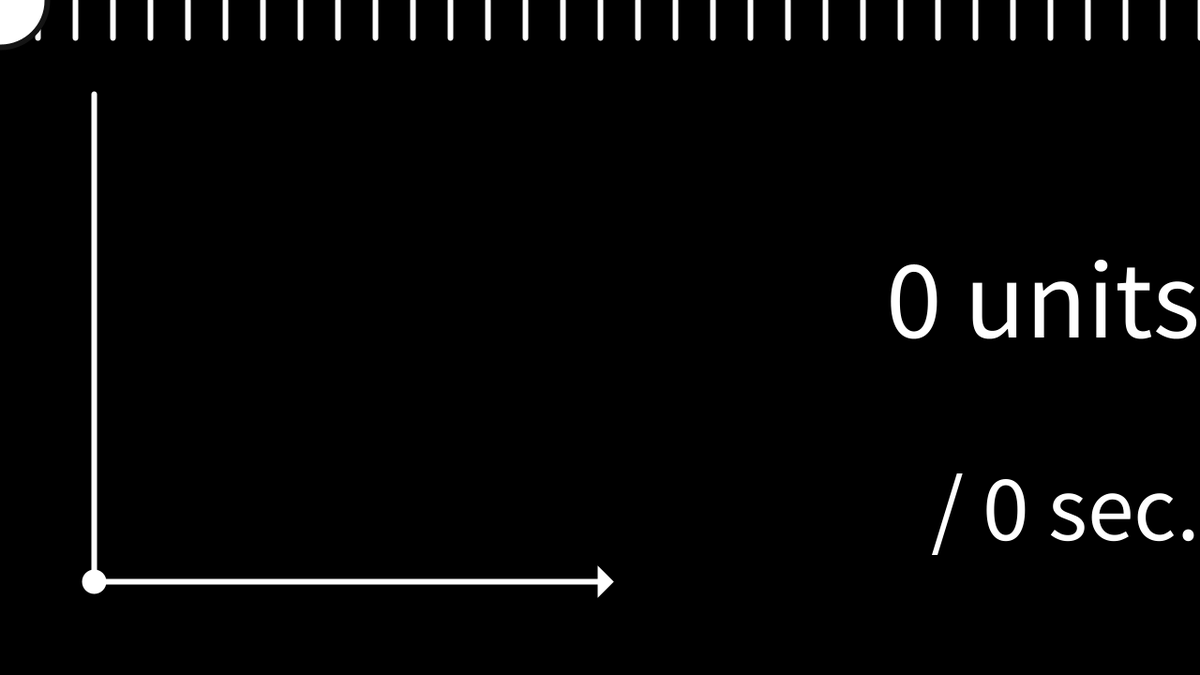
Frame 1 (no input)
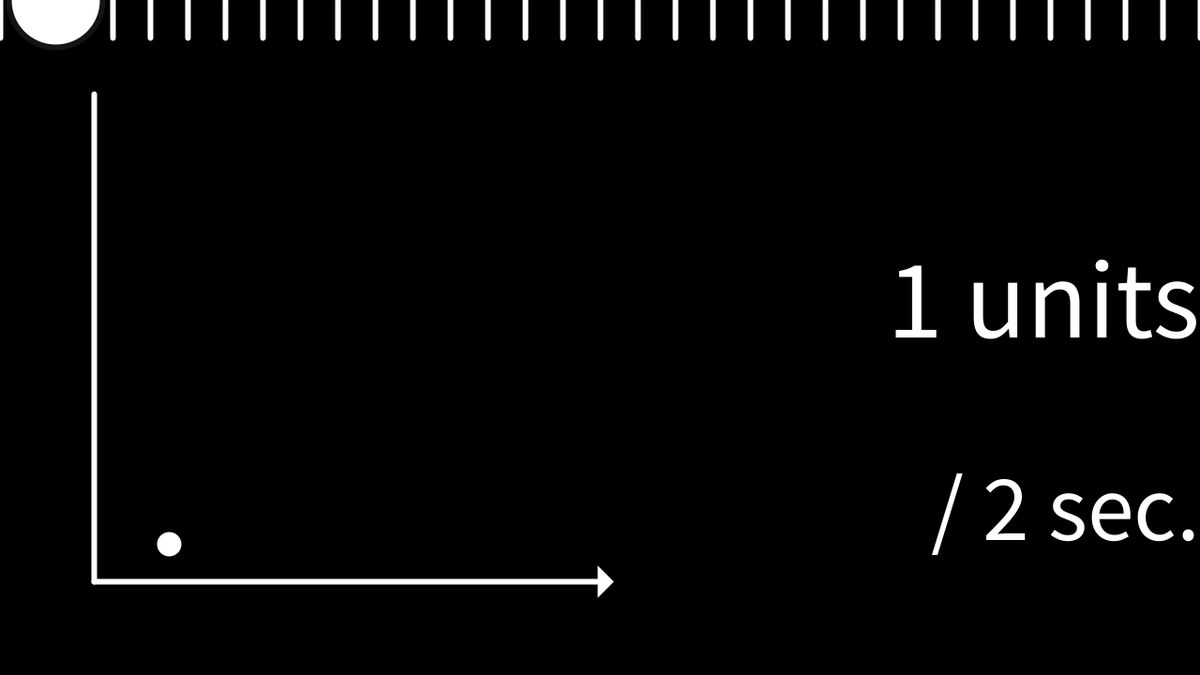
Frame 60 (the mouse pressed at the canvas centre just before this capture)
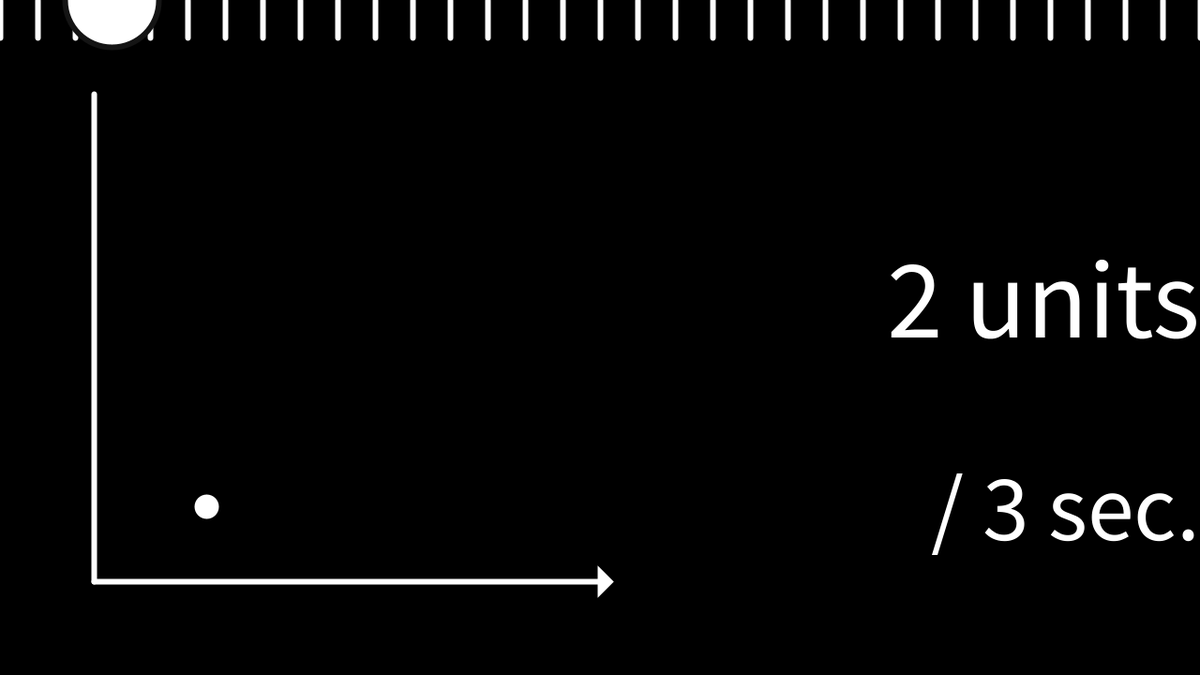
Frame 120 (the mouse held since frame 60 and released just before this capture)

The Processing sketch that drew these frames (run headless with seeded random() and noise(); from frame 60 on, the mouse is pressed at the canvas centre):

// Processing sketch: lesson02_constant_velocity_with_motion_maps_and_graphs
// ── lesson02_constant_velocity_with_motion_maps_and_graphs.pde
////////////////////////////////
// 
////////////////////////////////



int x, y; //x and y of the original moving ellipse
int graphX, graphY; //the x and y position of the graph representation of the ellipse
int ellipseSize;
int unit, time;
int unitsTravelled;
boolean auto, showTicks, showTime;

void setup() {
  size(1280, 720); 
  x = 0;
  y = ellipseSize / 2;
  ellipseSize = 100;
  unit = 40;
  auto = true;
  showTime = true;
  showTicks = true;
  
  
}

void draw() {  
  background(0);
  stroke(20);
  strokeWeight(6);

  

  if (showTicks) {
    for (int i = 0; i <= width; i += unit) {
      stroke(255);

      line(i, 0, i, unit); 
      if (i == y) {
        stroke(255);
      } else {
        stroke(20);
      }
      //line(0, i, width, i);
    }
  }
  if (showTime) {
    textSize(120);
    textAlign(RIGHT);
    text(unitsTravelled + " units", width, height/2);
    
    textSize(100);
    text("/ " + time + " sec.", width, height/5 * 4);
  }


  //moving ellipse at the top
  ellipse(x, y, ellipseSize, ellipseSize);

  
  
  // draw graph
  stroke(255);
  int startX = ellipseSize;
  int startY = height - ellipseSize;
  
  line(ellipseSize, ellipseSize, ellipseSize, height - ellipseSize);
  line(ellipseSize, height - ellipseSize, width/2, height-ellipseSize);
  triangle(  width/2,height-ellipseSize - 10,width/2 + 10, height-ellipseSize,width/2,height-ellipseSize+10);  


  ellipse(startX + time*unit, startY - unitsTravelled*unit, ellipseSize/5, ellipseSize/5);

  //move this many positions each frame
  if (auto) { 
    x = x + 1;
  }
  
  time = millis() / 1000;
  unitsTravelled = x / 40;
}

void keyPressed() {
  if (keyCode == CONTROL) {
    auto = !auto;
  } 
  if (keyCode == SHIFT) {
    showTicks = !showTicks;
  } 
  if (keyCode == ALT) {
    showTime = !showTime;
  } 
  if (keyCode == RIGHT) {
    x += unit;
  }
  if (keyCode == LEFT) {
    x -= unit;
  }
}
